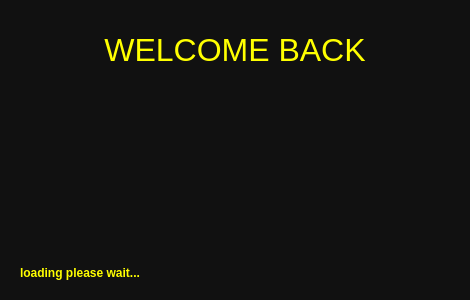
<?xml version="1.0" encoding="UTF-8"?>
<ui version="4.0">
 <class>WelcomeTrainerDialog</class>
 <widget class="QDialog" name="WelcomeTrainerDialog">
  <property name="geometry">
   <rect>
    <x>0</x>
    <y>0</y>
    <width>400</width>
    <height>300</height>
   </rect>
  </property>
  <property name="windowTitle">
   <string>WELCOME SHAYAN JOON!</string>
  </property>
  <property name="windowIcon">
   <iconset>
    <normalon>:/icons/FILES/LOGO.png</normalon>
   </iconset>
  </property>
  <property name="styleSheet">
   <string notr="true">background-color:#111111;</string>
  </property>
  <layout class="QVBoxLayout" name="verticalLayout">
   <item>
    <widget class="QWidget" name="widget" native="true">
     <layout class="QVBoxLayout" name="verticalLayout_2">
      <item>
       <widget class="QLabel" name="label">
        <property name="text">
         <string>&lt;html&gt;&lt;head/&gt;&lt;body&gt;&lt;p&gt;&lt;span style=&quot; font-size:24pt; color:#ffff00;&quot;&gt;WELCOME BACK&lt;/span&gt;&lt;/p&gt;&lt;/body&gt;&lt;/html&gt;</string>
        </property>
        <property name="alignment">
         <set>Qt::AlignCenter</set>
        </property>
       </widget>
      </item>
      <item alignment="Qt::AlignHCenter">
       <widget class="QLabel" name="nameLabel">
        <property name="text">
         <string>&lt;html&gt;&lt;head/&gt;&lt;body&gt;&lt;p&gt;&lt;br/&gt;&lt;/p&gt;&lt;/body&gt;&lt;/html&gt;</string>
        </property>
       </widget>
      </item>
      <item>
       <widget class="QLabel" name="expressionLabel">
        <property name="text">
         <string/>
        </property>
        <property name="alignment">
         <set>Qt::AlignCenter</set>
        </property>
       </widget>
      </item>
      <item>
       <widget class="QLabel" name="label_2">
        <property name="minimumSize">
         <size>
          <width>430</width>
          <height>55</height>
         </size>
        </property>
        <property name="maximumSize">
         <size>
          <width>430</width>
          <height>55</height>
         </size>
        </property>
        <property name="text">
         <string>&lt;html&gt;&lt;head/&gt;&lt;body&gt;&lt;p&gt;&lt;span style=&quot; font-weight:600; color:#ffff00;&quot;&gt;loading please wait...&lt;/span&gt;&lt;/p&gt;&lt;/body&gt;&lt;/html&gt;</string>
        </property>
        <property name="alignment">
         <set>Qt::AlignBottom|Qt::AlignLeading|Qt::AlignLeft</set>
        </property>
       </widget>
      </item>
     </layout>
    </widget>
   </item>
  </layout>
 </widget>
 <resources/>
 <connections/>
</ui>
